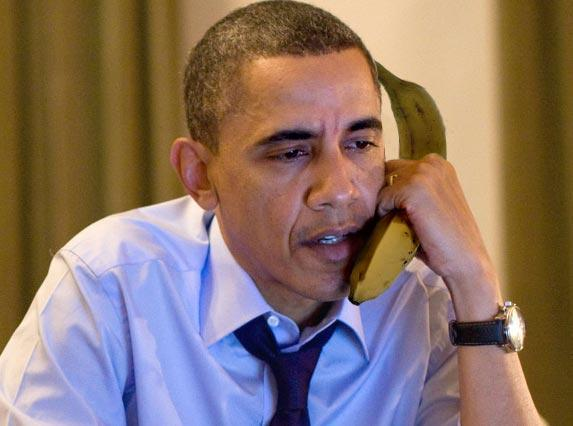
//> input picture 2/Obama.jpg, 573 x 426 px
$ ./source   (built with g++ and OpenCV 4)
//> lines starting //> are read from the running program, lines starting //| are printed output that depends on the picture; after the words box and inside, x2 and y2 are one past the last pixel; in counts of white or black regions, pixels touching at a corner belong together
#include <opencv2/core/core.hpp>
#include <opencv2/highgui/highgui.hpp>
#include <opencv2/imgproc/imgproc.hpp>
#include <stdio.h>
#include <stdlib.h>
#include <string>
#include <iostream>
using namespace cv;
using namespace std;
Mat img;


int main()
{
	setlocale(LC_ALL, "Russian");
	char filename[80];
	cout << "Enter file name" << endl;
	cout << "Obama.jpg" << endl;
	cout << "Putin.jpg" << endl;
	cout << "Rock.jpg" << endl;

	cin.getline(filename, 80);
//> the answer given: ../2/Obama.jpg
	cout << "Open file: ";
	cout << filename << endl;

	Mat img = imread(filename, 1);
//> img is the input picture: 426 rows x 573 cols, CV_8UC3; mean B, G, R 104, 115.1, 137.7
	const char* source_window = filename;

	namedWindow(source_window, WINDOW_GUI_EXPANDED);
	imshow(source_window, img);

	Mat src_gray;
	Mat canny_output;

	cvtColor(img, src_gray, COLOR_RGB2GRAY); // перводит изображение в черно-белое
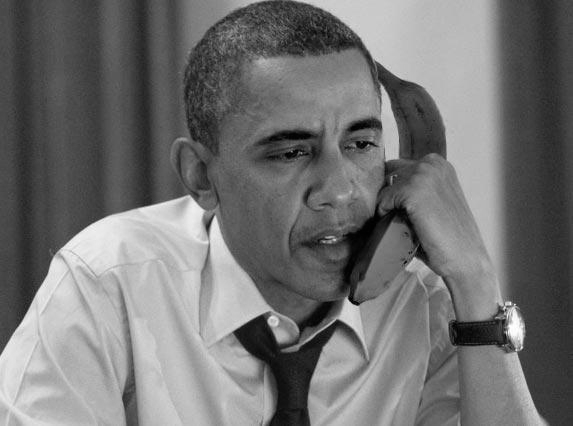
//> src_gray: 426 rows x 573 cols, CV_8UC1; min 0, max 255, mean 114.3
	imwrite("cvtColor.jpg", src_gray); //создает файл черно-белого изображения
	blur(src_gray, src_gray, Size(10, 10)); //размывает изображение
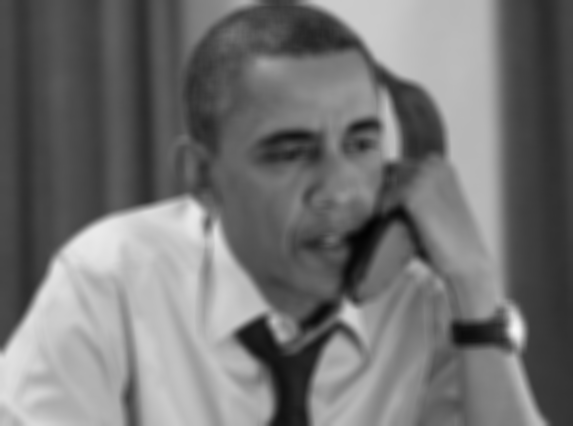
//> src_gray: 426 rows x 573 cols, CV_8UC1; min 3, max 248, mean 114.3
	imwrite("blur.jpg", src_gray); // создает файл размытого изображения

	double otsu_tresh_val = threshold(src_gray, img, 0, 255, THRESH_BINARY | THRESH_OTSU); //определяет яркость серого изображения
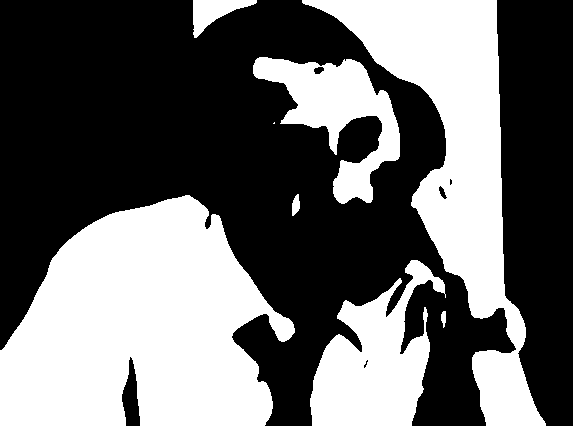
//> img: 426 rows x 573 cols, CV_8UC1; 41.4% white; 8 white regions (1 under 20 px), largest, box (x1, y1, x2, y2) and area: (0, 195, 295, 426) 47593, (302, 0, 546, 426) 30911, (310, 260, 446, 426) 12295
//> otsu_tresh_val = 122
	double high_tresh_val = 40, lower_tresh_val = 40 * 0.5; //определяет максимумы и минимумы
	cout << "Filtation " << otsu_tresh_val << endl;
//| Filtation 122

	Canny(src_gray, canny_output, lower_tresh_val, high_tresh_val, 3); // алгоритм для работы трехканальное изображение
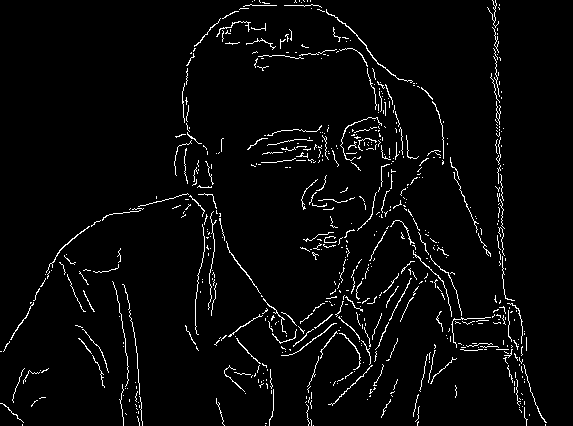
//> canny_output: 426 rows x 573 cols, CV_8UC1; 3.5% white in thin lines or dots

	string source_grey_window = "Серое изображение";
	namedWindow(source_grey_window, WINDOW_GUI_EXPANDED);
	imshow(source_grey_window, canny_output);
	imwrite("canny_output.jpg", canny_output); //сохраняет и открывает обработанное изображение

	RNG rng(12345); //задает рандомные цвета из диапозона ниже
	vector<vector<Point>>contours;
	vector<Vec4i>hierarchy;

	findContours(canny_output, contours, hierarchy, RETR_TREE, CHAIN_APPROX_SIMPLE, Point(0, 0)); //
//> contours = 662 contours, 657 with area under 20; largest, box (x1, y1, x2, y2) and area: (326, 9, 413, 83) 50, (46, 226, 90, 273) 28, (226, 241, 261, 294) 23, (281, 323, 337, 356) 22, (339, 333, 361, 370) 20

	vector<Moments>mu(contours.size()); //создается вектор моментов, куда передается количество контуров, которое зависит от изображения
//> mu = 662 items
	for (int i = 0; i < contours.size(); i++)
	{
		mu[i] = moments(contours[i], false); //часть вектора передается в столбцы массива mu
	}

	vector<Point2f>mc(contours.size());
	for (int i = 0; i < contours.size(); i++)
	{
		mc[i] = Point2f(mu[i].m10 / mu[i].m00, mu[i].m01 / mu[i].m00); // показывается x y векторы
	}
//> after the loop, mc = 662 Points (x, y), first 12: [nan, nan], [nan, nan], [nan, nan], [nan, nan], [nan, nan], [417.5, 422], [nan, nan], [nan, nan], [nan, nan], [nan, nan], [nan, nan], [nan, nan]

	for (int i = 0; i < contours.size(); i++)
	{
		printf("Контур № %d: центр масс - x = %.2f y = %.2f; длина - %.2a \n", i, mu[i].m10 / mu[i].m00, mu[i].m01 / mu[i].m00, arcLength(contours[i], true)); //2f - количество знаков после запятой, типа float
	}
//> this loop made 662 passes
//| Контур № 0: центр масс - x = -nan y = -nan; длина - 0x0.00p+0
//| Контур № 1: центр масс - x = -nan y = -nan; длина - 0x0.00p+0
//| Контур № 2: центр масс - x = -nan y = -nan; длина - 0x1.00p+1
//| Контур № 3: центр масс - x = -nan y = -nan; длина - 0x1.00p+1
//| Контур № 4: центр масс - x = -nan y = -nan; длина - 0x1.00p+1
//| Контур № 5: центр масс - x = 417.50 y = 422.00; длина - 0x1.1bp+3
//| Контур № 6: центр масс - x = -nan y = -nan; длина - 0x1.9bp+3
//| Контур № 7: центр масс - x = -nan y = -nan; длина - 0x1.3bp+4
//> (output is shown up to pass 8 of 662)

	Mat drawing = Mat::zeros(canny_output.size(), CV_8UC3); //CV_8UC3 - изображение без знака с 3 каналами

	for (int i = 0; i < contours.size(); i++)
	{
		Scalar color = Scalar(rng.uniform(0, 255), rng.uniform(0, 255), rng.uniform(0, 255)); //указывает диапозон цвета, откуда будут браться случайные значения
		drawContours(drawing, contours, i, color, 2, 8, hierarchy, 0, Point()); //передается картинка, hierarchy - возвращает иерархию внешних контуров и отверстий.
																				//элементы 2 и 3 иерархии [idx] имеют не более одного из них, не равного -1: то есть
																				//у каждого элемента либо нет родителя или потомка, либо родителя, но нет потомка, либо потомка, но нет родителя
																				//Элемент с родителем, но без потомка, будет границей отверстия
		circle(drawing, mc[i], 4, color, -1, 5, 0); //выбирается изображение, центр масс, 4 - радиус, цвета, толщина
	}
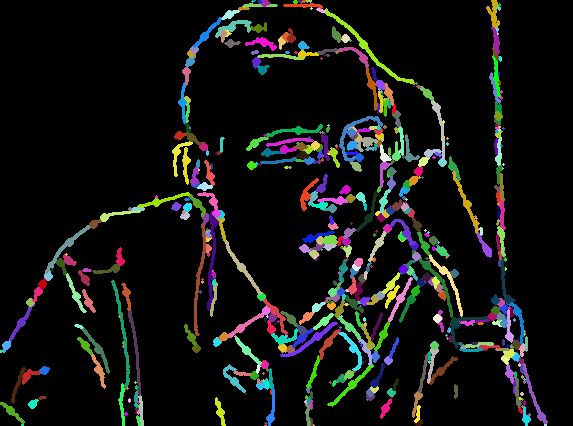
//> drawing: 426 rows x 573 cols, CV_8UC3; mean B, G, R 17.6, 19.4, 18.4

	namedWindow("Contours", WINDOW_GUI_EXPANDED);
	imshow("Contours", drawing);

	waitKey(0);
	return(0);
}
